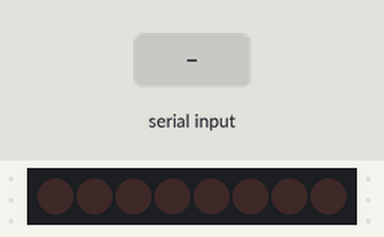
A sketch run on a simulated Arduino Uno, built with avr-gcc and run on an emulated ATmega328P. On the bench: 8 shift-register outputs drawn as a row of LEDs (first output left, lit = HIGH). Wiring (inferred from the names in the program): shift register (74HC595): data pin 12; shift clock pin 9; latch pin 11. Wiring (inferred from the signals the program sends): row of LEDs: on Q0, Q1, Q2, Q3, Q4, Q5, Q6, Q7. The inputs (shaded band) are chosen by the test bench.

Above: at 1.2 s.
1.3 s: "1" received over Serial
At 4.1 s:
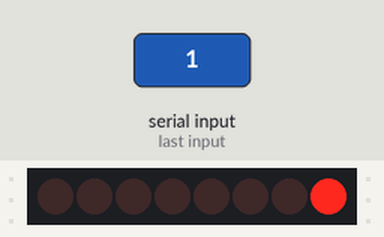
At 4.9 s:
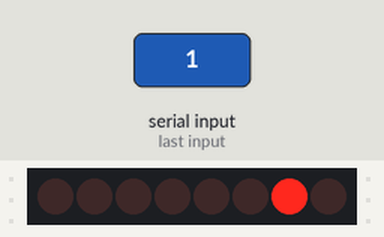
Timing chart, 0 to 21.8 s (numbered marks = the images above; inputs shaded):
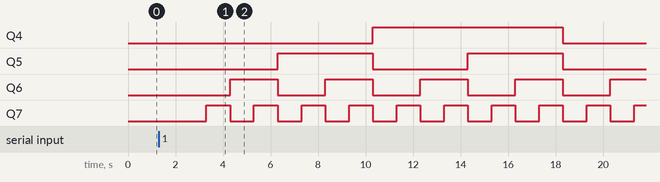

Measured:
- after the input at 1.3 s, Q4: LOW → HIGH after 9.0 s, → LOW 8.0 s later; Q5: alternates HIGH for 4.0 s and LOW for 4.0 s, starting after 5.0 s; Q6: alternates HIGH for 2.0 s and LOW for 2.0 s, starting after 3.0 s; Q7: alternates HIGH for 1.0 s and LOW for 1.0 s, starting after 2.0 s

The sketch:

43.74hc595_binary_counter.ino
```cpp
int latchPin = 11;
int clockPin = 9;
int dataPin = 12;


byte LEDs = 0xFF;
byte offLED = 0x00;

String command;

byte LED1 = 0b00000000;
byte LED2 = 0b01010101;


void setup() {
  // put your setup code here, to run once:

  pinMode(latchPin, OUTPUT);
  pinMode(dataPin, OUTPUT);
  pinMode(clockPin, OUTPUT);

  Serial.begin(9600);
}


void loop() {
  // put your main code here, to run repeatedly:

  while(Serial.available()==0){}

  command = Serial.readString();

  if(command == "off"){
    digitalWrite(latchPin, LOW);
    shiftOut(dataPin, clockPin, LSBFIRST, offLED);
    digitalWrite(latchPin, HIGH);
  }
  else{

    for(int i = 0; i < 128; i++){
      // latch pin low, put the data in
      digitalWrite(latchPin, LOW);

      // send the data
      // Shifts out a byte of data one bit at a time.
      // Starts from either the most (i.e. the leftmost) or least (rightmost) significant bit
      // shiftOut(dataPin, clockPin, bitOrder, value)
      shiftOut(dataPin, clockPin, LSBFIRST, LED1);

      // set latch pin high to latch the value
      digitalWrite(latchPin, HIGH);

      LED1 = LED1 + 1;

      delay(1000);
    }


  }

}
```
